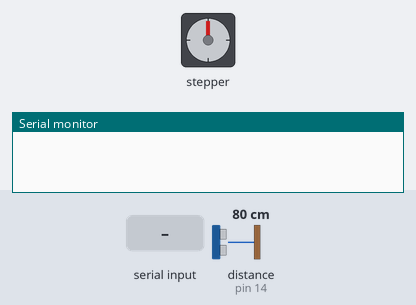
Bench run of a sketch on a simulated Arduino Uno, built with avr-gcc and run on an emulated ATmega328P. Shown: stepper motor, the last lines printed to the serial monitor. Wiring (inferred from the names in the program): ultrasonic range finder: trigger pin 15; echo pin 14. The test bench sets the inputs (shaded band); at power-on: distance to the obstacle (sensor on pin 14) 80 cm. The echo pulse lasts 58.3 µs per cm; stepper angles assume 2048 steps per turn.

Above: at 1.2 s.
1.3 s: "Cat" received over Serial
At 2.75 s:
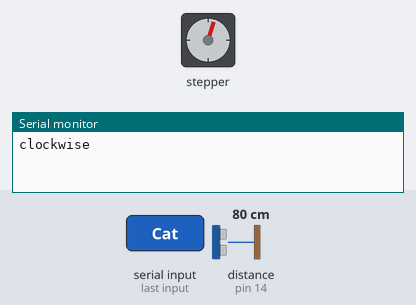
At 3.35 s:
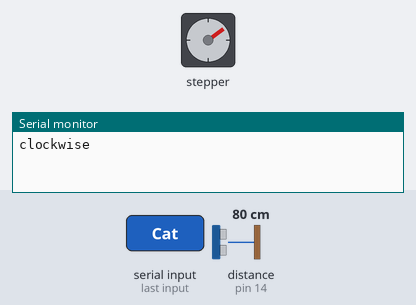
Timing chart, 0 to 14.3 s (numbered marks = the images above; inputs shaded):
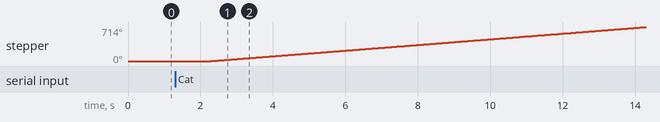

Measured:
- after the input at 1.3 s, stepper: keeps turning clockwise at about 60°/s, starting after 1.0 s

The sketch:

ultraaa.ino
```cpp
#include <Stepper.h>
#define trigPin 15
#define echoPin 14

//bool fHasLooped = false;

const int stepsPerRevolution = 2048;

const int stepsPRevolution = 0;// change this to fit the number of steps per revolution
// ULN2003 Motor Driver Pins
#define IN1 6
#define IN2 7
#define IN3 8
#define IN4 9

#define IN6 2
#define IN7 3
#define IN8 4
#define IN9 5

// initialize the stepper library
Stepper myStepper(stepsPerRevolution, IN1, IN3, IN2, IN4);
Stepper myStepper2(stepsPerRevolution, IN6, IN7, IN8, IN9);

void setup() {
Serial.begin (9600);
pinMode(trigPin, OUTPUT);
pinMode(echoPin, INPUT);
// set the speed at 5 rpm
  myStepper.setSpeed(10);
   myStepper2.setSpeed(10);
  // initialize the serial port
  Serial.begin(115200);
}

String incomingdata = "";


void loop() {
long duration, distance;
digitalWrite(trigPin, LOW);
delayMicroseconds(2);
digitalWrite(trigPin, HIGH);
delayMicroseconds(10);
digitalWrite(trigPin, LOW);
duration = pulseIn(echoPin, HIGH);
distance = (duration/2) / 29.1;
if (distance < 10) {


Serial.write("detected");
//delay(150);
}


incomingdata = Serial.readString();
if(incomingdata=="Cat")
{
  bool fHasLooped = false;
  if ( fHasLooped == false)
    {
  for(int x=0;x<5;x++)
    {

  Serial.print("clockwise");
  myStepper.step(stepsPerRevolution);
  myStepper.step(stepsPRevolution);
  }

  }
  fHasLooped = true;
}

if(incomingdata == "Dog")
{
  bool fHasLooped = false;
if ( fHasLooped == false)
    {
  for(int x=0;x<5;x++)
    {

  Serial.print("clockwise");
  myStepper.step(stepsPerRevolution);
  myStepper.step(stepsPRevolution);
  }

  }
  fHasLooped = true;
}

}
long microsecondsToInches(long microseconds) {
   return microseconds / 74 / 2;
}
```
